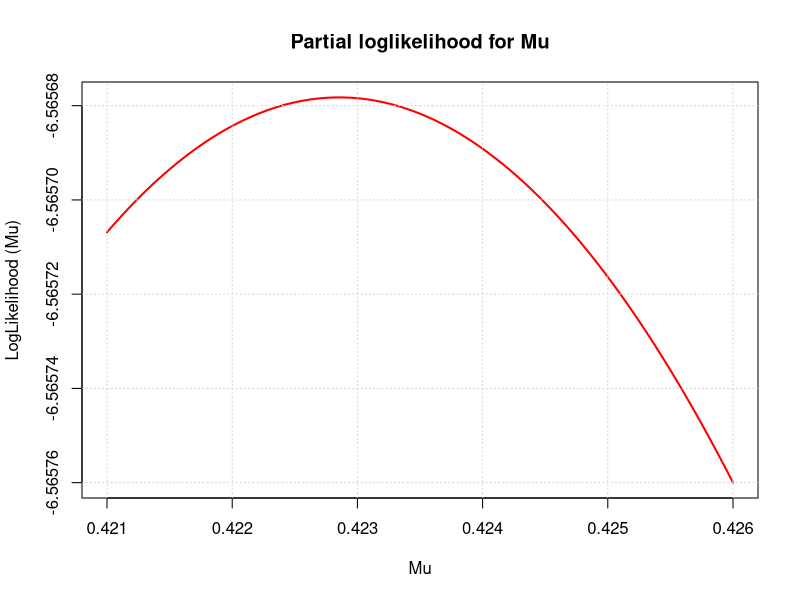

R code for this plot:
#
#     R-code to generate data for Project 2.  This code MUST be placed
#     at the start of your own R-script.  You must edit the argument to
#     the set.seed( ) function. This argument must be the LAST FOUR
#     DIGITS OF YOUR MATRICULATION NUMBER.
#
set.seed(4445)
#
#     Generate values of Start, End and Death
#
Start <- c(rep(0, 7), sort(round(runif(3, 0, 0.45), digits = 2)))
End <- c(rep(1, 7), round(runif(3, 0.55, 1), digits = 2))
Death <- c(0,0,0,1,0,1,0,0,0,1)
# cbind(Start, End, Death, End-Start)

####################################################
# Please insert your R code after this line
####################################################

packages = c("survival", "data.table", "magrittr")
packageCheck <- lapply(packages, FUN = function(name) {
	if (!require(name, character.only = TRUE)) {
		install.packages(name, dependencies = TRUE)
		library(name, character.only = TRUE)
	}
})
rm(packages, packageCheck)

data <- data.table(
	   start = Start,
	   end = End,
	   death = Death
	   )
# rm(Start, End, Death)


logMu <- function(data, Mu) {

	Start <- data$start
	End <- data$end
	Death <- data$death

	points <- length(Start)

	living <- numeric(points)
	dead <- numeric(points)

	for (i in 1:points) {
		if (Death[i] == 0) {
			living[i] <- End[i] - Start[i]
		}

		if (Death[i] == 1) {
			dead[i] <- End[i] - Start[i]
		}
	}

	living <- sum(living)
	dead <- dead[dead != 0]

	mu_living <- numeric(length(Mu))
	mu_living <- -1 * living * Mu


	mu_dead <- numeric(length(dead))

	output <- numeric(length(Mu))

	for (i in 1:length(Mu)) {
		for (j in 1:length(dead)) {
			mu_dead[j] <- log(1 - exp(-dead[j] * Mu[i]))
		}
		output[i] <- sum(mu_dead) + mu_living[i]
	}

	output
}


plotLogMu <- function(lower, upper) {
	Mu <- seq(lower, upper, length = 1000)
	plot(Mu, logMu(data, Mu),
		main = "Partial loglikelihood for Mu",
		type = "l",
		xlab = "Mu",
		ylab = "LogLikelihood (Mu)",
		col = "red",
		lwd = 2
	)
	grid()
}

# plotLogMu(0.421, 0.426)

muHat <- 0.423

# let phi = exp(-2* Mu / 100)

logPhi <- function(Phi) {
	299 * log(Phi) + 2*log(1-Phi^50) + log(1-Phi^19)
}

plotLogPhi <- function(lower, upper) {
	Phi <- seq(lower, upper, length = 1000)
	plot(Phi, logPhi(Phi),
		main = "Partial loglikelihood of Phi",
		type = "l",
		xlab = "Phi",
		ylab = "Loglikelihood (Phi)",
		col = "red",
		lwd = 2
	)
	grid()
}

# plotLogPhi(0.9914,0.9917)
phiHat <- 0.9916

# exp(-2 * muHat / 100)

scorePhi <- function(Phi) {
	299*Phi - (2*50*Phi^49 / (1-Phi^50)) - (19*Phi^18 / (1-Phi^19))
}

plotScore <- function(lower, upper) {
	x <- seq(lower, upper, length = 1000)
	plot(x, scorePhi(x),
		type = "l",
		col = "red",
		lwd = 2,
		main = "Score function",
		xlab = "Phi",
		ylab = "Score"
	)
	grid(col = "lightblue")
}

# plotScore(0.42, 0.43)

scoreMu <- function(Mu) {
	Phi <- exp(Mu * -0.02)
	scorePhi(Phi) * Phi * (-0.02)
}

h <- 0.001
slopeMu <- (scoreMu(muHat + h/2) - scoreMu(muHat-h/2)) / h

SE <- sqrt(-1 / slopeMu)


## Q4 - using 2 state model

deathTime <- numeric(10)
waitingTime <- numeric(10)
deathNum <- 0

for (i in 1:10) {
	if (data$death[i] == 1) {
		deathTime[i] <- ((data$end[i] - data$start[i]) / 2 + data$start[i])
		waitingTime[i] <- deathTime[i] - data$start[i]
		deathNum <- deathNum + 1
	} else {
		deathTime[i] <- data$end[i]
		waitingTime[i] <- data$end[i] - data$start[i]
	}
}
data <- cbind(data, deathTime, waitingTime)


# find mle of mu = mu tilde
muTilde <- deathNum / sum(data$waitingTime)

# estimate SE of mu tilde
muSE <- sqrt( muTilde / sum(data$waitingTime) )



####################################################
# Make sure you define the variables
# AnswerQ2 = 
# AnswerQ3 = 
# AnswerQ4a = 
# AnswerQ4b = 
# Make sure the plot for Q1 is generated automatically 
# and no other plot is generated
####################################################


AnswerQ2 = muHat
AnswerQ3 = SE
AnswerQ4a = muTilde
AnswerQ4b = muSE
plotLogMu(0.421, 0.426)

c(AnswerQ2, AnswerQ3, AnswerQ4a, AnswerQ4b)